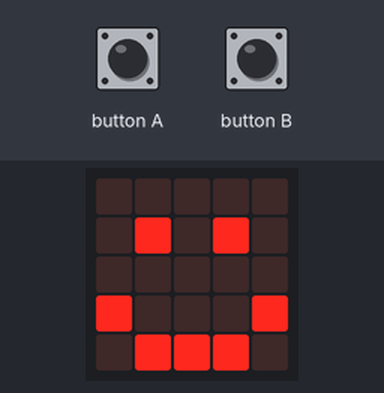
The program below on a simulated BBC micro:bit (MakeCode). On the bench: the board's 5×5 LED display.

Above: at 0.1 s.
At 10.3 s:
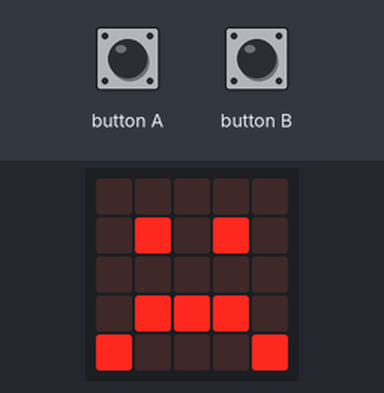
At 20.5 s:
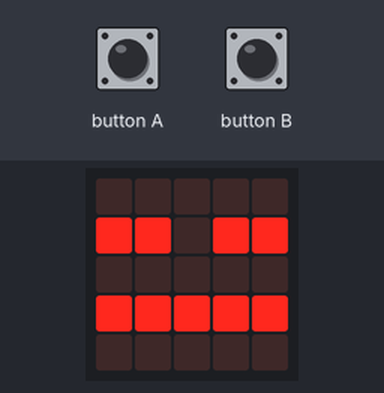

The program:

main.ts
```typescript
input.onButtonPressed(Button.A, function () {
    voeding += 5
})
input.onButtonPressed(Button.B, function () {
    knuffel += 5
})
let dood = 0
let knuffel = 20
let voeding = 20
basic.forever(function () {
    knuffel += -1
    voeding += -1
    basic.pause(1000)
})
basic.forever(function () {
    if ((knuffel > 10 && voeding) > 10) {
        basic.showLeds(`
            . . . . .
            . # . # .
            . . . . .
            # . . . #
            . # # # .
            `)
    }
    if (knuffel < 10 && knuffel > 0 || voeding < 10 && voeding > 0) {
        basic.showLeds(`
            . . . . .
            . # . # .
            . . . . .
            . # # # .
            # . . . #
            `)
    }
})
basic.forever(function () {
    if (knuffel < 0 || voeding < 0) {
        basic.showLeds(`
            . . . . .
            # # . # #
            . . . . .
            # # # # #
            . . . . .
            `)
    }
})
```

test.ts
```typescript
// tests gaan hier; deze zal niet worden gecompileerd wanneer dit pakket wordt gebruikt als extensie.
```

Measured:
- what the display in image 1 shows lasts 10.2 s, from 10.2 s to 20.4 s
